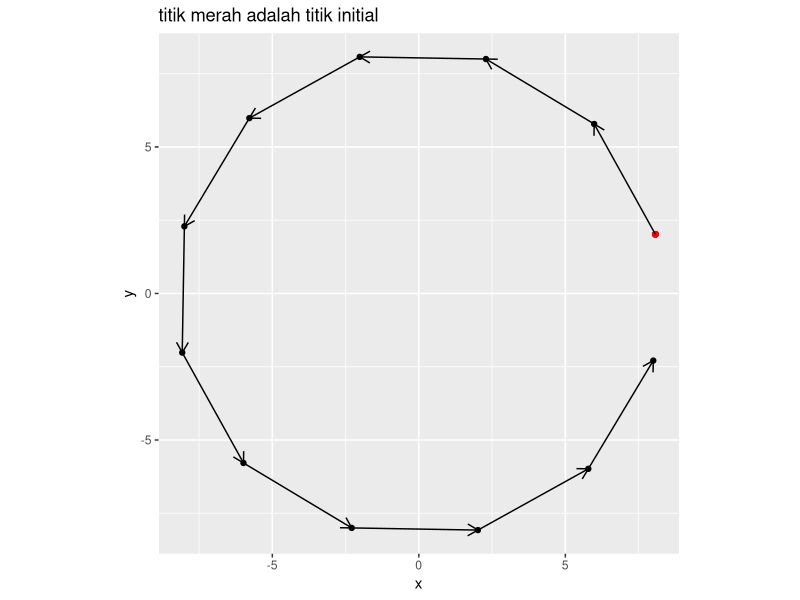
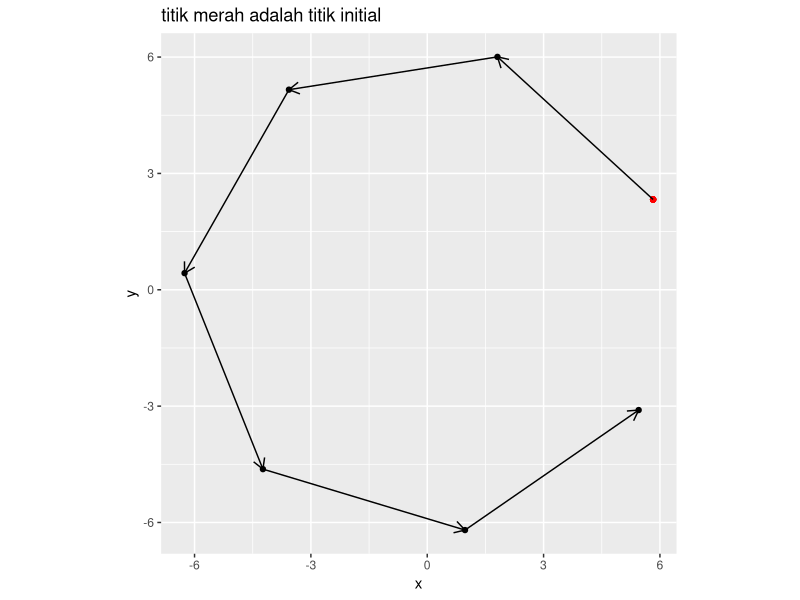
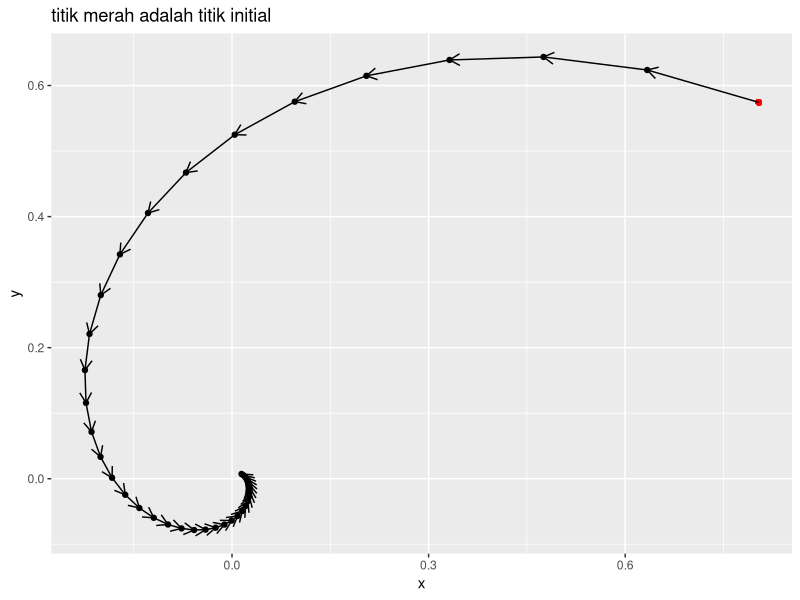
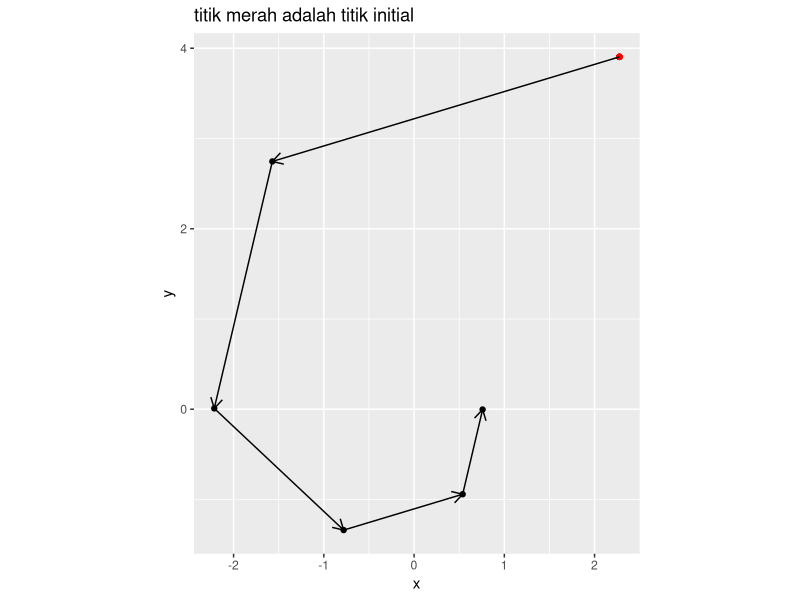
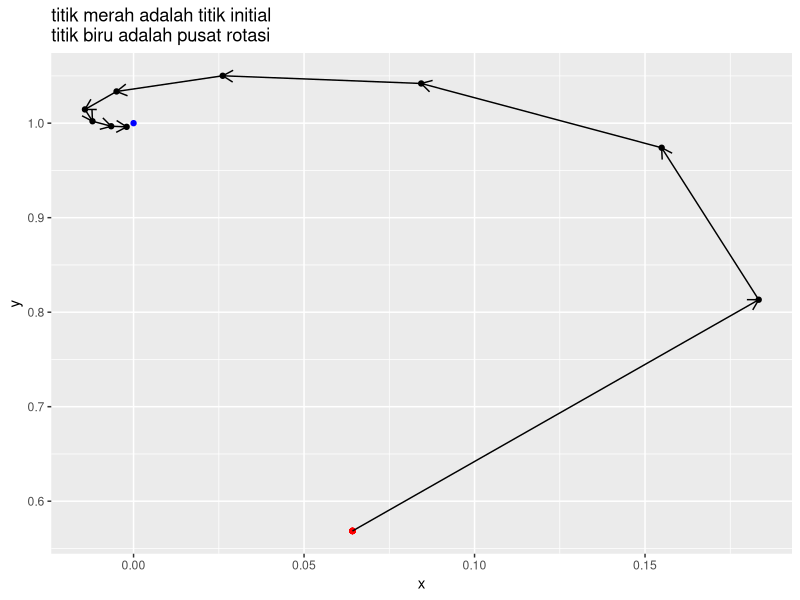
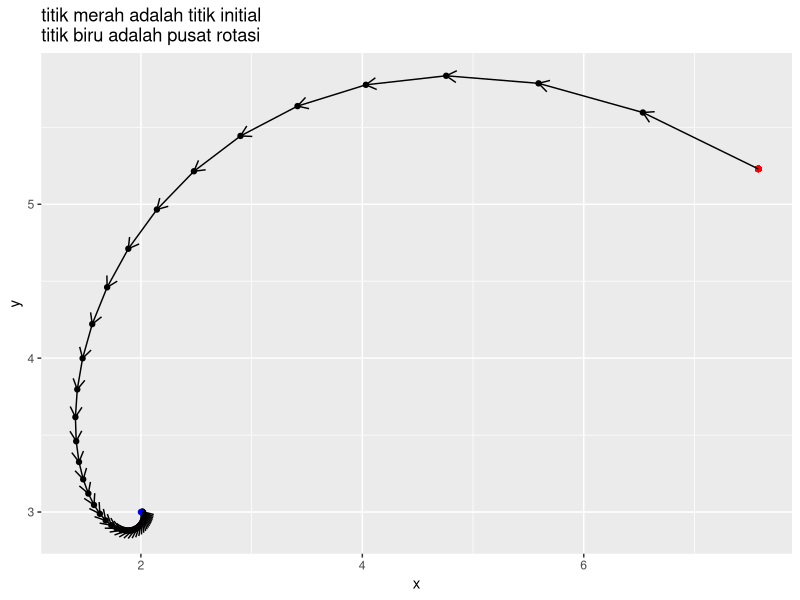

Reproduce these figures in R, in order.
## ---- chunk 1
knitr::opts_chunk$set(echo = TRUE)
setwd("~/ikanx101 BLOG/_posts/matematika ITB/meta heureuy/spiral 1")
library(dplyr)
library(ggplot2)
## ---- chunk 2
# function untuk random titik
rand_titik = function(a,b){
  runif(2,a,b)
}
## ---- chunk 3
# mendefinisikan program
rotasi_kan = function(x0,rot){
  # menghitung theta
  theta = 2*pi/rot

  # definisi matriks rotasi
  A = matrix(c(cos(theta),-sin(theta),
             sin(theta),cos(theta)),
           ncol = 2,byrow = T)
  
  # membuat template
  temp = vector("list")
  temp[[1]] = x0

  # proses rotasi
  for(i in 2:rot){
    xk = A %*% x0
    temp[[i]] = xk
    x0 = xk
  }
  
  # membuat template data frame
  final = data.frame(x = rep(NA,rot),
                     y = rep(NA,rot))
  
  # gabung data dari list
  for(i in 1:rot){
    tempura = temp[[i]]
    final$x[i] = tempura[1]
    final$y[i] = tempura[2]
  }

  # membuat plot
  plot = 
    ggplot() +
    geom_point(aes(x,y),data = final) +
    geom_point(aes(x[1],y[1]),
               data = final,
               color = "red") +
    coord_equal() +
    labs(title = "titik merah adalah titik initial") 
  
  # enrich dengan garis panah
  panah = data.frame(
    x_start = final$x[1:(rot-1)],
    x_end = final$x[2:rot],
    y_start = final$y[1:(rot-1)],
    y_end = final$y[2:rot]
  )
  # menambahkan garis panah ke plot
  plot = 
    plot + 
    geom_segment(aes(x = x_start,
                 xend = x_end,
                 y = y_start,
                 yend = y_end),
                 data = panah,
                 arrow = arrow(length = unit(.3,"cm"))
                 )
  
  # menyiapkan output
  list("Grafik rotasi" = plot,
       "Titik-titik rotasi" = final)
  }
## ---- chunk 4
# uji coba
rot = 12 # berapa banyak rotasi
x0 = rand_titik(0,10) # generate random titik

rotasi_kan(x0,rot)
## ---- chunk 5
# uji coba
rot = 7 # berapa banyak rotasi
x0 = rand_titik(0,10) # generate random titik

rotasi_kan(x0,rot)
## ---- chunk 6
# mendefinisikan program
rotasi_konstraksi_kan = function(x0,rot,r){
  # menghitung theta
  theta = 2*pi/rot

  # definisi matriks rotasi
  A = matrix(c(cos(theta),-sin(theta),
             sin(theta),cos(theta)),
           ncol = 2,byrow = T)
  
  # membuat template
  temp = vector("list")
  temp[[1]] = x0

  # proses rotasi dan konstraksi
  for(i in 2:rot){
    xk = A %*% x0
    xk = r * xk
    temp[[i]] = xk
    x0 = xk
  }
  
  # membuat template data frame
  final = data.frame(x = rep(NA,rot),
                     y = rep(NA,rot))
  
  # gabung data dari list
  for(i in 1:rot){
    tempura = temp[[i]]
    final$x[i] = tempura[1]
    final$y[i] = tempura[2]
  }

  # membuat plot
  plot = 
    ggplot() +
    geom_point(aes(x,y),data = final) +
    geom_point(aes(x[1],y[1]),
               data = final,
               color = "red") +
    coord_equal() +
    labs(title = "titik merah adalah titik initial") 
  
  # enrich dengan garis panah
  panah = data.frame(
    x_start = final$x[1:(rot-1)],
    x_end = final$x[2:rot],
    y_start = final$y[1:(rot-1)],
    y_end = final$y[2:rot]
  )
  # menambahkan garis panah ke plot
  plot = 
    plot + 
    geom_segment(aes(x = x_start,
                 xend = x_end,
                 y = y_start,
                 yend = y_end),
                 data = panah,
                 arrow = arrow(length = unit(.3,"cm"))
                 )
  
  # menyiapkan output
  list("Grafik rotasi" = plot,
       "Titik-titik rotasi" = final)
  }
## ---- chunk 7
# uji coba
rot = 40 # berapa banyak rotasi
x0 = rand_titik(0,4) # generate random titik
r = .9
rotasi_konstraksi_kan(x0,rot,r)
## ---- chunk 8
# uji coba
rot = 6 # berapa banyak rotasi
x0 = rand_titik(0,4) # generate random titik
r = .7
rotasi_konstraksi_kan(x0,rot,r)
## ---- chunk 9
# mendefinisikan program
rotasi_konstraksi_pusat_kan = function(x0,rot,r,x_bin){
  # pusat rotasi
  pusat = x_bin

  # menghitung theta
  theta = 2*pi/rot

  # definisi matriks rotasi
  A = matrix(c(cos(theta),-sin(theta),
             sin(theta),cos(theta)),
           ncol = 2,byrow = T)
  
  # membuat template
  temp = vector("list")
  temp[[1]] = x0

  # proses rotasi dan konstraksi
  for(i in 2:rot){
    xk = A %*% (x0-pusat) # diputar dengan x_bin sebagai pusat
    xk = pusat + (r * xk)
    temp[[i]] = xk
    x0 = xk
  }
  
  # membuat template data frame
  final = data.frame(x = rep(NA,rot),
                     y = rep(NA,rot))
  
  # gabung data dari list
  for(i in 1:rot){
    tempura = temp[[i]]
    final$x[i] = tempura[1]
    final$y[i] = tempura[2]
  }

  # membuat plot
  plot = 
    ggplot() +
    geom_point(aes(x,y),data = final) +
    geom_point(aes(x[1],y[1]),
               data = final,
               color = "red") +
    geom_point(aes(x = pusat[1],
		   y = pusat[2]),
	       color = "blue") +
    labs(title = "titik merah adalah titik initial\ntitik biru adalah pusat rotasi") 
  
  # enrich dengan garis panah
  panah = data.frame(
    x_start = final$x[1:(rot-1)],
    x_end = final$x[2:rot],
    y_start = final$y[1:(rot-1)],
    y_end = final$y[2:rot]
  )
  # menambahkan garis panah ke plot
  plot = 
    plot + 
    geom_segment(aes(x = x_start,
                 xend = x_end,
                 y = y_start,
                 yend = y_end),
                 data = panah,
                 arrow = arrow(length = unit(.3,"cm"))
                 )
  
  # menyiapkan output
  list("Grafik rotasi" = plot,
       "Titik-titik rotasi" = final)
  }
## ---- chunk 10
# uji coba
rot = 10 # berapa banyak rotasi
x0 = rand_titik(0,4) # generate random titik
x_bintang = c(0,1) # contoh pusat rotasi
r = .6
rotasi_konstraksi_pusat_kan(x0,rot,r,x_bintang)
## ---- chunk 11
# uji coba
rot = 45 # berapa banyak rotasi
x0 = rand_titik(0,10) # generate random titik
x_bintang = c(2,3) # contoh pusat rotasi
r = .87
rotasi_konstraksi_pusat_kan(x0,rot,r,x_bintang)
